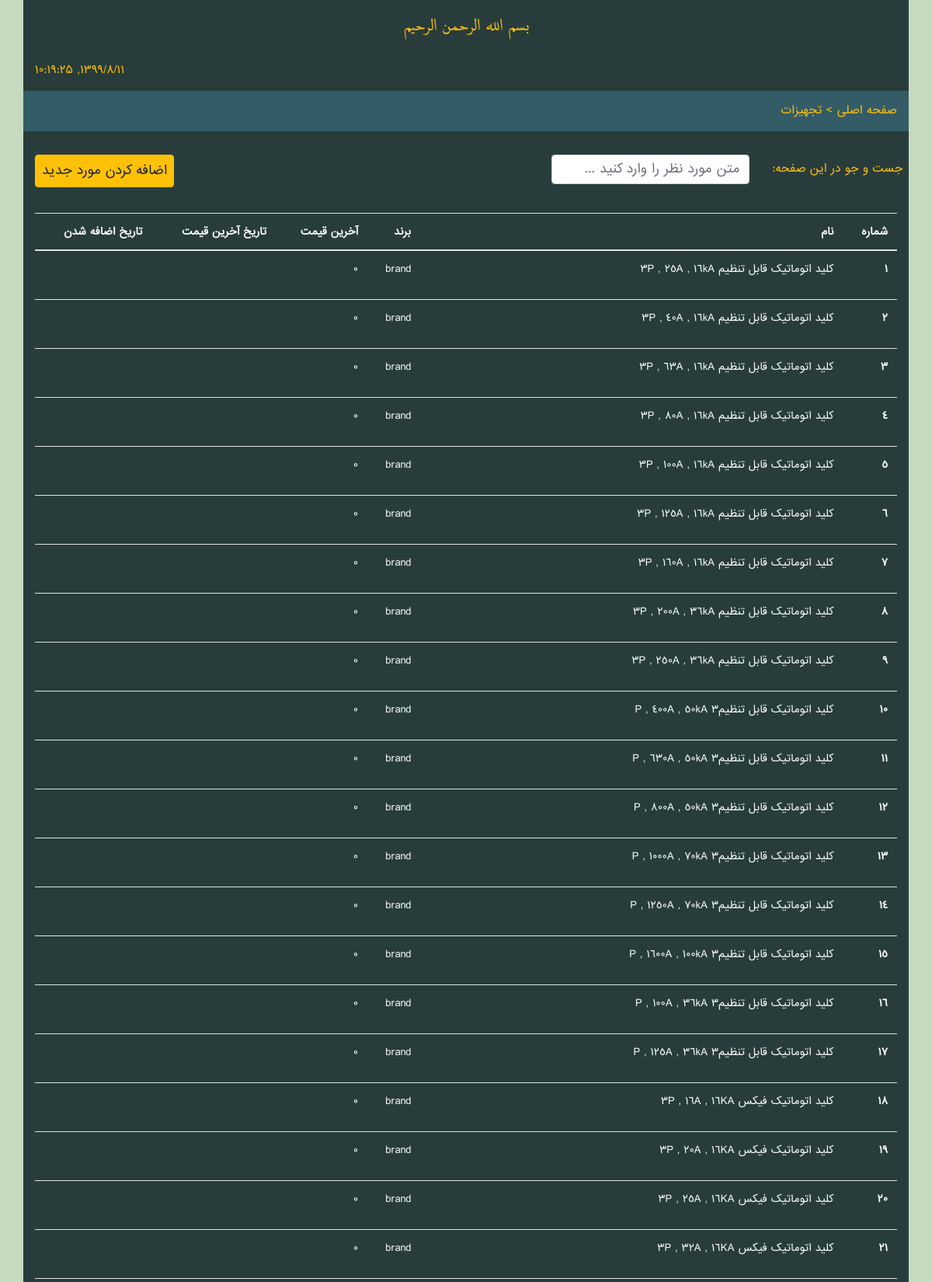
Screenshot of /tools (upper part) with the database file from the repository.
### factors/models.py (models this page shows, shortened)
class Item(models.Model):
    name = models.CharField(max_length=220)
    brand = models.CharField(max_length=110)
    lastPrice = models.PositiveIntegerField()
    addTime = models.DateTimeField(auto_now_add=True)
    lastChangeTime = models.DateTimeField(auto_now=True)
    @property
    def changeTimeJalali(self):
        return jdatetime.datetime.fromgregorian(datetime=self.lastChangeTime).strftime("%Y/%m/%d")
    @property
    def addTimeJalali(self):
        return jdatetime.datetime.fromgregorian(datetime=self.addTime).strftime("%Y/%m/%d")

### factors/views.py (the view)
# urls.py: path("tools", FactorsView.ShowAllItems.as_view(), name="ShowAllTools"),
class ShowAllItems(View):
    def get(self, request):
        items = models.Item.objects.all()
        return render(request , "adminpanel/showTools.html" ,{"items" : items} )

### templates/adminpanel/showTools.html (shortened to what this page needs)
<html dir="rtl">
<head>
    {% load static %}
    <link rel="stylesheet" href={% static "adminpanel/css/bootstrap.min.css" %}>
    <link rel="stylesheet" href={% static "adminpanel/css/fontawesome.min.css" %}>
    <link rel="stylesheet" href={% static "adminpanel/css/persian-datepicker.css" %}>
    <link rel="stylesheet" href={% static "adminpanel/css/style.css" %}>
</head>
<body dir="rtl">
<div class="container w-100 home-container" style="font-size: 14px !important; min-height: 100%">
    <div class="justify-content-center">
        <div class="row">
            <div class="col col-lg-12  text-center pt-3">
                <p style="font-family: Quran ; font-size: 21px">
                    بسم الله الرحمن الرحیم
                </p>
            </div>
        </div>
        <div class="row">
            <div class="col col-lg-6  text-right pt-3">
            </div>
            <div class="col col-lg-6  text-left pt-3">
                <p style="font-family: Farsi ; font-weight: lighter ; font-size: 14px">
                    <span id="time"></span>
                </p>
            </div>
        </div>
        <div class="row horizontal-line">
            <div class="col col-lg-12 text-right">
                <p style="font-family: Farsi ; font-weight: lighter ; font-size: 14px">
                    <a href="{% url "home" %}">صفحه اصلی</a> > تجهیزات
                </p>
            </div>
        </div>
        <div style="margin-top:30px">
            <form action="">
                <div class="row">
                    <div class="col-lg-2 form-group text-right p-2">
                    <label>
                        جست و جو در این صفحه:
                    </label>
                </div>
                <div class="col-lg-3 form-group text-right">
                    <input class="form-control" placeholder="متن مورد نظر را وارد کنید ..." id="search">
                </div>
                    <div class="col-lg-7 text-left">
                        <a href="{% url "ImportTools" %}">
                            <button type="button" class="btn btn-warning p-2">
                                اضافه کردن مورد جدید
                            </button>
                        </a>
                    </div>
                </div>
            </form>
            <table class="table table-hover text-light" style="font-size: 13px !important;">
                <thead>
                <tr>
                    <th scope="col">شماره</th>
                    <th scope="col">نام</th>
                    <th scope="col">برند</th>
                    <th scope="col">آخرین قیمت</th>
                    <th scope="col">تاریخ آخرین قیمت</th>
                    <th scope="col">تاریخ اضافه شدن</th>
                </tr>
                </thead>
                <tbody>
                {% for item in items %}
                    <tr>
                        <th scope="row">
                                                                        {{ item.id }}
                        </th>
                        <td>
                            {{ item.name }}
                        </td>
                        <td>
                            <p style="max-width: 350px ; white-space: nowrap ; text-overflow: ellipsis ; overflow: hidden">
                                {{ item.brand }}
                            </p>
                        </td>
                        <td>
                            {{ item.lastPrice }}
                        </td>
                        <td>
                        </td>
                        <td>
                        </td>
                    </tr>
                {% endfor %}
                </tbody>
            </table>
        </div>
    </div>
</div>
</body>
</html>

### templates/static/adminpanel/css/style.css (style rules this page uses)
body { font-family: Farsi; background-color: #c6dabf; }
a { color: unset !important; }
.home-container { background-color: #283d3b; color: #ffbe0b; }
.home-container .horizontal-line { padding-top: 15px; background-color: #335c67; }

### rows the page displays
Item: id "1", name "کلید اتوماتیک قابل تنظیم 3P , 25A , 16kA", brand "brand", lastPrice "0"
Item: id "2", name "کلید اتوماتیک قابل تنظیم 3P , 40A , 16kA", brand "brand", lastPrice "0"
Item: id "3", name "کلید اتوماتیک قابل تنظیم 3P , 63A , 16kA", brand "brand", lastPrice "0"
Item: id "4", name "کلید اتوماتیک قابل تنظیم 3P , 80A , 16kA", brand "brand", lastPrice "0"
Item: id "5", name "کلید اتوماتیک قابل تنظیم 3P , 100A , 16kA", brand "brand", lastPrice "0"
Item: id "6", name "کلید اتوماتیک قابل تنظیم 3P , 125A , 16kA", brand "brand", lastPrice "0"
Item: id "7", name "کلید اتوماتیک قابل تنظیم 3P , 160A , 16kA", brand "brand", lastPrice "0"
Item: id "8", name "کلید اتوماتیک قابل تنظیم 3P , 200A , 36kA", brand "brand", lastPrice "0"
Item: id "9", name "کلید اتوماتیک قابل تنظیم 3P , 250A , 36kA", brand "brand", lastPrice "0"
Item: id "10", name "کلید اتوماتیک قابل تنظیمP , 400A , 50kA 3", brand "brand", lastPrice "0"
Item: id "11", name "کلید اتوماتیک قابل تنظیمP , 630A , 50kA 3", brand "brand", lastPrice "0"
Item: id "12", name "کلید اتوماتیک قابل تنظیمP , 800A , 50kA 3", brand "brand", lastPrice "0"
Item: id "13", name "کلید اتوماتیک قابل تنظیمP , 1000A , 70kA 3", brand "brand", lastPrice "0"
Item: id "14", name "کلید اتوماتیک قابل تنظیمP , 1250A , 70kA 3", brand "brand", lastPrice "0"
Item: id "15", name "کلید اتوماتیک قابل تنظیمP , 1600A , 100kA 3", brand "brand", lastPrice "0"
Item: id "16", name "کلید اتوماتیک قابل تنظیمP , 100A , 36kA 3", brand "brand", lastPrice "0"
Item: id "17", name "کلید اتوماتیک قابل تنظیمP , 125A , 36kA 3", brand "brand", lastPrice "0"
Item: id "18", name "کلید اتوماتیک فیکس 3P , 16A , 16KA", brand "brand", lastPrice "0"
Item: id "19", name "کلید اتوماتیک فیکس 3P , 20A , 16KA", brand "brand", lastPrice "0"
Item: id "20", name "کلید اتوماتیک فیکس 3P , 25A , 16KA", brand "brand", lastPrice "0"
Item: id "21", name "کلید اتوماتیک فیکس 3P , 32A , 16KA", brand "brand", lastPrice "0"
